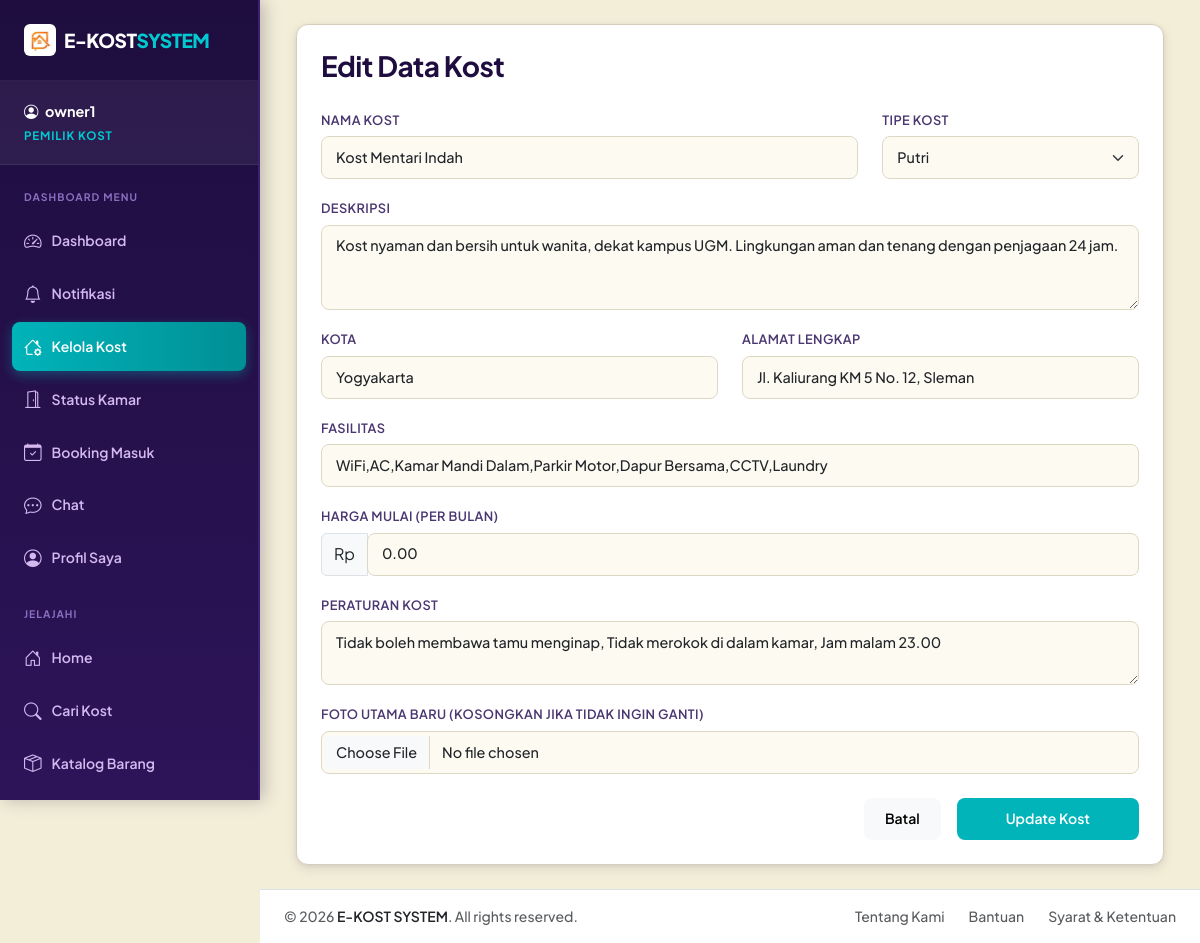
Screenshot of /modules/owner/kost_edit.php?id=1 (signed in) with the database file from the repository.
### tables this page shows
CREATE TABLE kost (
    id INT AUTO_INCREMENT PRIMARY KEY,
    owner_id INT NOT NULL,
    name VARCHAR(100) NOT NULL,
    type ENUM('Putra', 'Putri', 'Campur') NOT NULL,
    description TEXT,
    address TEXT NOT NULL,
    city VARCHAR(50) NOT NULL,
    latitude DECIMAL(10, 8),
    longitude DECIMAL(11, 8),
    rules TEXT,
    facilities TEXT,
    price_start DECIMAL(12, 2) DEFAULT 0,
    created_at TIMESTAMP DEFAULT CURRENT_TIMESTAMP,
    FOREIGN KEY (owner_id) REFERENCES users(id) ON DELETE CASCADE
);

### modules/owner/kost_edit.php (the view, shortened to what this page needs)
<?php
require_once '../../config/database.php';
$id = $_GET['id'] ?? 0;
$owner_id = $_SESSION['user_id'];
$stmt = $pdo->prepare("SELECT * FROM kost WHERE id = ? AND owner_id = ?");
$stmt->execute([$id, $owner_id]);
$kost = $stmt->fetch();
include '../../layouts/header.php';
?>
<div class="container">
    <div class="row">
        <div class="col-md-9">
            <div class="card shadow-sm border-0">
                <div class="card-body p-4">
                    <h3 class="mb-4">Edit Data Kost</h3>
                    <form method="POST" enctype="multipart/form-data">
                        <div class="row">
                            <div class="col-md-8 mb-3">
                                <label class="form-label">Nama Kost</label>
                                <input type="text" name="name" class="form-control" value="<?php echo htmlspecialchars($kost['name']); ?>" required>
                            </div>
                            <div class="col-md-4 mb-3">
                                <label class="form-label">Tipe Kost</label>
                                <select name="type" class="form-select" required>
                                    <option value="Putri" <?php echo $kost['type'] == 'Putri' ? 'selected' : ''; ?>>Putri</option>
                                </select>
                            </div>
                        </div>
                        <div class="mb-3">
                            <label class="form-label">Deskripsi</label>
                            <textarea name="description" class="form-control" rows="3" required><?php echo htmlspecialchars($kost['description']); ?></textarea>
                        </div>
                        <div class="row">
                            <div class="col-md-6 mb-3">
                                <label class="form-label">Kota</label>
                                <input type="text" name="city" class="form-control" value="<?php echo htmlspecialchars($kost['city']); ?>" required>
                            </div>
                            <div class="col-md-6 mb-3">
                                <label class="form-label">Alamat Lengkap</label>
                                <input type="text" name="address" class="form-control" value="<?php echo htmlspecialchars($kost['address']); ?>" required>
                            </div>
                        </div>
                        <div class="mb-3">
                            <label class="form-label">Fasilitas</label>
                            <input type="text" name="facilities" class="form-control" value="<?php echo htmlspecialchars($kost['facilities']); ?>">
                        </div>
                        <div class="mb-3">
                            <label class="form-label">Harga Mulai (Per Bulan)</label>
                            <div class="input-group">
                                <span class="input-group-text">Rp</span>
                                <input type="number" name="price_start" class="form-control" value="<?php echo htmlspecialchars($kost['price_start']); ?>" required>
                            </div>
                        </div>
                        <div class="mb-3">
                            <label class="form-label">Peraturan Kost</label>
                            <textarea name="rules" class="form-control" rows="2"><?php echo htmlspecialchars($kost['rules']); ?></textarea>
                        </div>
                        <div class="mb-4">
                            <label class="form-label">Foto Utama Baru (Kosongkan jika tidak ingin ganti)</label>
                            <input type="file" name="main_image" class="form-control" accept="image/*">
                        </div>
                        <div class="d-grid gap-2 d-md-flex justify-content-md-end">
                            <a href="kost_manage.php" class="btn btn-light me-md-2">Batal</a>
                            <button type="submit" class="btn btn-primary px-5">Update Kost</button>
                        </div>
                    </form>
                </div>
            </div>
        </div>
    </div>
</div>
<?php include '../../layouts/footer.php'; ?>

### assets/css/style.css (style rules this page uses)
:root { --primary: #00B4BA; --primary-hover: #008F95; --secondary: #E84545; --accent: #E84545; --success: #059669; --danger: #DC2626; --warning: #D97706; --dark: #1E0D3E; --dark-soft: #2D1459; --bg-page: #F3EED8; --bg-card: #ffffff; --text-main: #1E0D3E; --text-muted: #5C4D78; --border-color: #D6CEBC; --border-radius: 12px; --btn-radius: 8px; --box-shadow: 0 4px 12px rgba(30, 13, 62, 0.10), 0 1px 4px rgba(30, 13, 62, 0.06); --box-shadow-hover: 0 14px 28px rgba(30, 13, 62, 0.16), 0 6px 10px rgba(30, 13, 62, 0.10); --bg-card-pesanan: #00B4BA; --bg-card-favorit: #E84545; }
*, *::before, *::after { box-sizing: border-box; }
body { font-family: 'Plus Jakarta Sans', sans-serif; font-weight: 500; color: var(--text-main); background-color: var(--bg-page); min-height: 100vh; }
h1, h2, h3, h4, h5, h6 { font-family: 'Plus Jakarta Sans', sans-serif; font-weight: 700; color: var(--text-main); letter-spacing: -0.02em; }
a { color: var(--primary); text-decoration: none; transition: color 0.15s ease; }
.card { background-color: var(--bg-card); border: 1px solid var(--border-color) !important; border-radius: var(--border-radius) !important; box-shadow: var(--box-shadow) !important; transition: transform 0.22s ease, box-shadow 0.22s ease; overflow: hidden; }
.btn { border: 1px solid transparent !important; border-radius: var(--btn-radius) !important; font-weight: 600; font-size: 0.875rem; padding: 0.6rem 1.25rem; box-shadow: none !important; transition: all 0.2s ease; }
.btn-primary { background-color: var(--primary) !important; color: #ffffff !important; }
.form-control, .form-select { border: 1px solid #DDD8C4 !important; border-radius: var(--btn-radius) !important; font-size: 0.9rem; padding: 0.6rem 0.875rem; transition: all 0.15s ease; font-weight: 500; background-color: #FDFAF2 !important; }
.form-label { font-weight: 600; font-size: 0.8rem; color: #4A3670; margin-bottom: 0.4rem; text-transform: uppercase; letter-spacing: 0.03em; }
body.sidebar-layout .col-md-3:has(.list-group)+.col-md-9, body.sidebar-layout .col-md-3:has(.list-group-item)+.col-md-9, body.sidebar-layout .col-md-4:has(.list-group)+.col-md-8, body.sidebar-layout .col-md-4:has(.list-group-flush)+.col-md-8 { width: 100% !important; max-width: 100% !important; flex: 0 0 100% !important; }

### rows the page displays
kost: name "Kost Mentari Indah", type "Putri", description "Kost nyaman dan bersih untuk wanita, dekat kampus UGM. Lingkungan aman dan tenang dengan penjagaan 24 jam.", city "Yogyakarta", address "Jl. Kaliurang KM 5 No. 12, Sleman", facilities "WiFi,AC,Kamar Mandi Dalam,Parkir Motor,Dapur Bersama,CCTV,Laundry", price_start "0.00", rules "Tidak boleh membawa tamu menginap, Tidak merokok di dalam kamar, Jam malam 23.00"

### other values shown
$_SESSION['username'] "owner1"
$item['label'] "Dashboard"
$item['label'] "Notifikasi"
$item['label'] "Kelola Kost"
$item['label'] "Status Kamar"
$item['label'] "Booking Masuk"
$item['label'] "Chat"
$item['label'] "Profil Saya"
